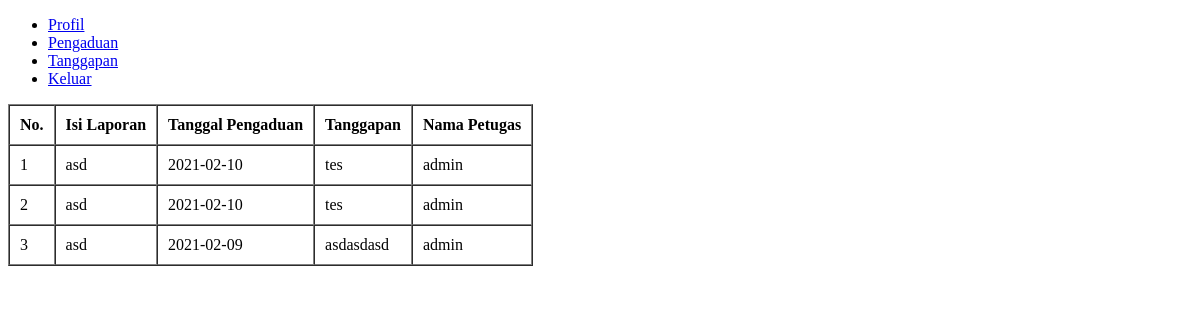
The page /masyarakat/show_tanggapan.php (signed in) on the database as committed earlier.
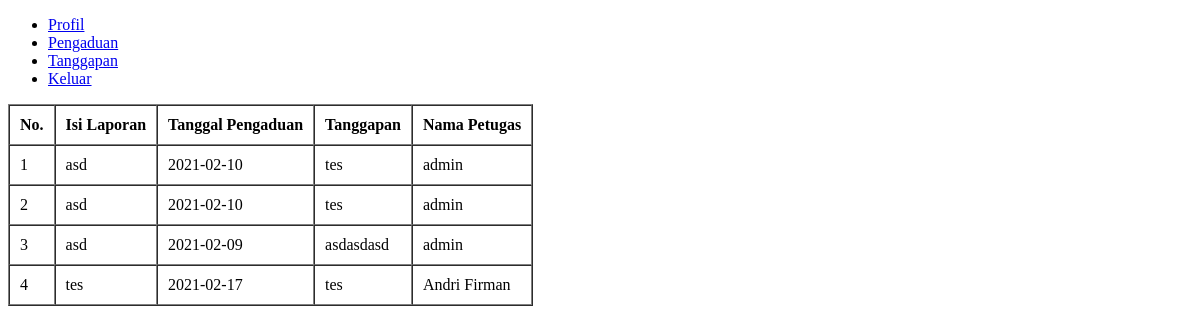
The same page on the database as committed later.
### tables this page shows
CREATE TABLE `tanggapan` (
  `id_tanggapan` int(11) NOT NULL,
  `id_pengaduan` int(11) NOT NULL,
  `tgl_tanggapan` date NOT NULL,
  `tanggapan` text NOT NULL,
  `id_petugas` int(11) NOT NULL
);

CREATE TABLE `pengaduan` (
  `id_pengaduan` int(11) NOT NULL,
  `tgl_pengaduan` date NOT NULL,
  `nik` varchar(16) NOT NULL,
  `isi_laporan` text NOT NULL,
  `foto` varchar(255) NOT NULL,
  `status` enum('proses','selesai') NOT NULL,
  `id_kelurahan` int(11) NOT NULL
);

CREATE TABLE `petugas` (
  `id_petugas` int(11) NOT NULL,
  `nama_petugas` varchar(35) NOT NULL,
  `username` varchar(25) NOT NULL,
  `password` varchar(255) NOT NULL,
  `telp` varchar(13) NOT NULL,
  `level` enum('admin','petugas') NOT NULL
);

### masyarakat/show_tanggapan.php (the view, shortened to what this page needs)
<?php
	require '../koneksi.php';
	$nik = $_SESSION['nik'];
	$tanggapan = mysqli_query($koneksi, "SELECT * FROM tanggapan INNER JOIN pengaduan ON tanggapan.id_pengaduan = pengaduan.id_pengaduan INNER JOIN petugas ON tanggapan.id_petugas = petugas.id_petugas WHERE pengaduan.nik = '$nik'");
?>
<!DOCTYPE html>
<html lang="en">
<head>
</head>
<body>
	<?php include 'sidebar.php'; ?>
	<table border="1" cellpadding="10" cellspacing="0">
		<thead>
			<tr>
				<th>No.</th>
				<th>Isi Laporan</th>
				<th>Tanggal Pengaduan</th>
				<th>Tanggapan</th>
				<th>Nama Petugas</th>
			</tr>
		</thead>
		<tbody>
			<?php $i = 1; ?>
			<?php foreach ($tanggapan as $dataTanggapan): ?>
				<tr>
					<td><?= $i++; ?></td>
					<td><?= $dataTanggapan['isi_laporan']; ?></td>
					<td><?= $dataTanggapan['tgl_pengaduan']; ?></td>
					<td><?= $dataTanggapan['tanggapan']; ?></td>
					<td><?= $dataTanggapan['nama_petugas']; ?></td>
				</tr>
			<?php endforeach ?>
		</tbody>
	</table>
</body>
</html>

Rows that differ between the two databases and show on the page:
added tanggapan: id_pengaduan.isi_laporan "tes", id_pengaduan.tgl_pengaduan "2021-02-17", tanggapan "tes", id_petugas.nama_petugas "Andri Firman"
